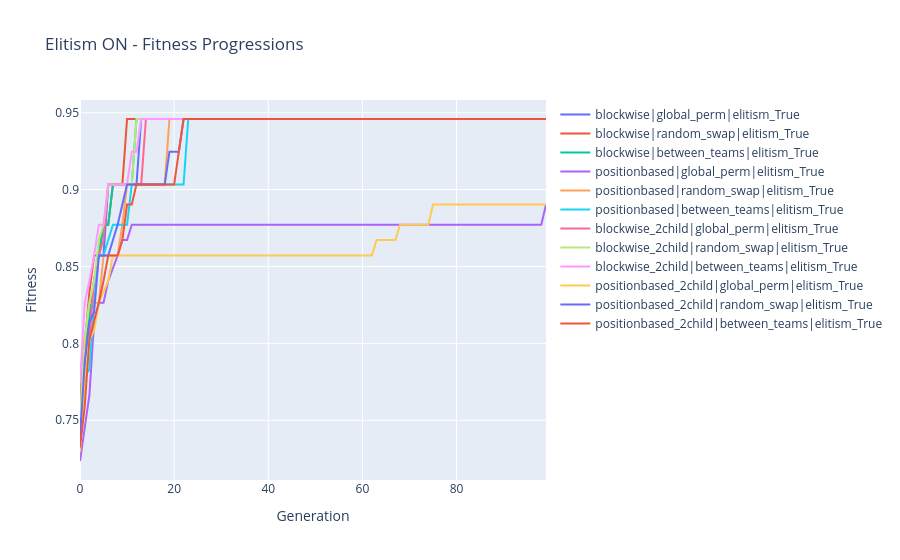
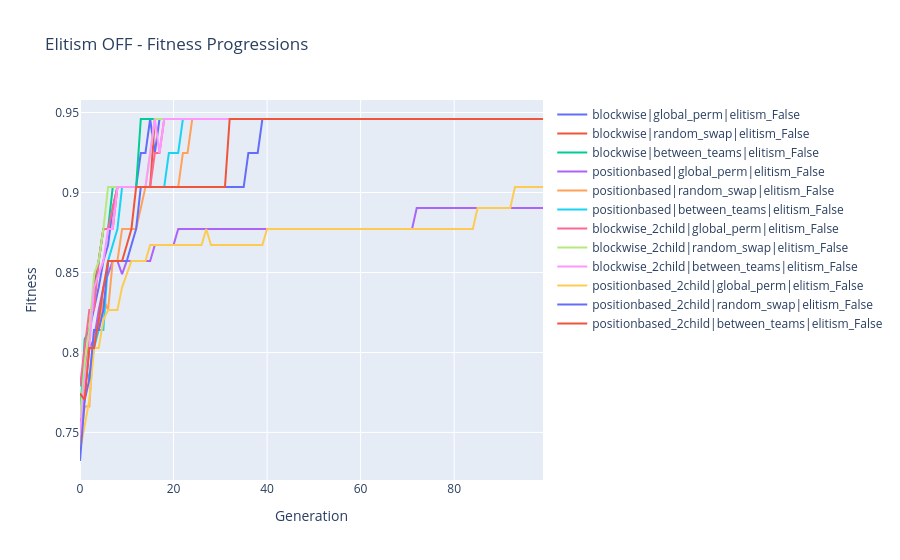

Here is the notebook cell these charts were saved with, in order:
### Markdown cell above
## Compare Elitism vs No Elitism

### Code cell
elitism_cols = [col for col in df.columns if "elitism_True" in col]
no_elitism_cols = [col for col in df.columns if "elitism_False" in col]

def plot_elitism_comparison(cols, title):
    fig = go.Figure()
    for col in cols:
        fig.add_trace(go.Scatter(y=df[col], mode='lines', name=col))
    fig.update_layout(title=title, xaxis_title="Generation", yaxis_title="Fitness")
    fig.show()

plot_elitism_comparison(elitism_cols, "Elitism ON - Fitness Progressions")
plot_elitism_comparison(no_elitism_cols, "Elitism OFF - Fitness Progressions")
